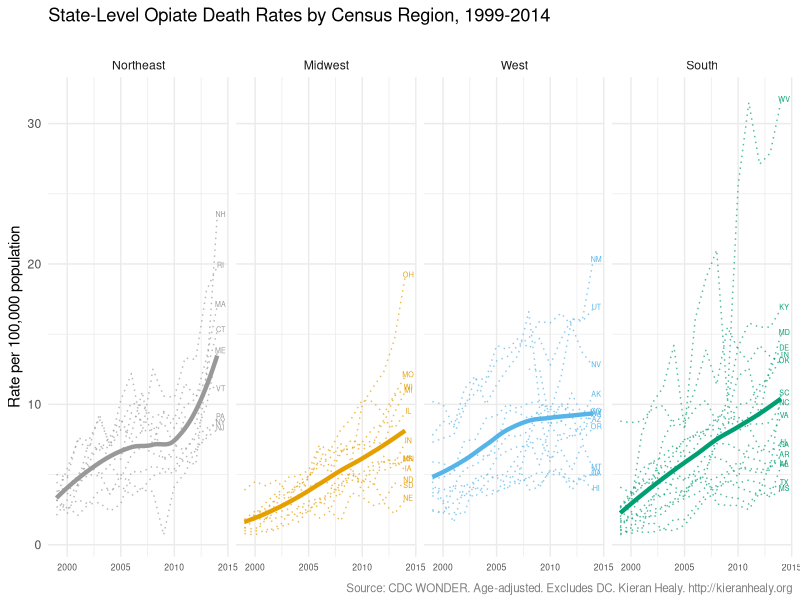
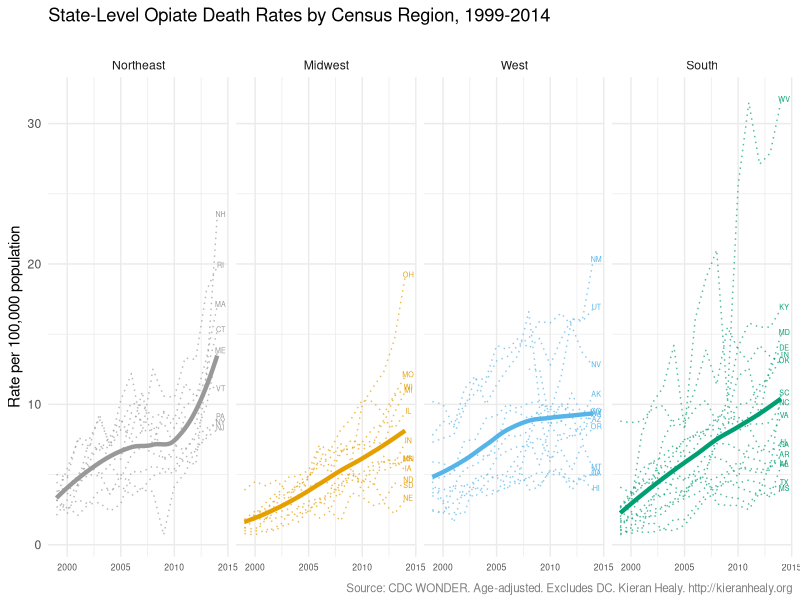

Source code (R) for these figures, in order:
###--------------------------------------------------
### State-level opiate deaths
###--------------------------------------------------


library(ggplot2)
library(scales)
library(dplyr)

### --------------------------------------------------
### Cosmetics
### --------------------------------------------------
makeFootnote <- function(footnoteText=
                         format(Sys.time(), "%d %b %Y"),
                         size= .7, color= grey(.5)) {
   require(grid)
   pushViewport(viewport())
   grid.text(label= footnoteText ,
             x=unit(1,"npc") - unit(2, "mm"),
             y=unit(2, "mm"),
             just=c("right", "bottom"),
             gp=gpar(cex= size, col=color))
   popViewport()
}

credit <- function() {
  return(makeFootnote("\nSource: CDC WONDER. Age-adjusted. Excludes DC. Kieran Healy. http://kieranhealy.org"))
}


my.colors <- function (palette = "cb")
{
    cb.palette <- c("#999999", "#E69F00", "#56B4E9", "#009E73",
        "#F0E442", "#0072B2", "#D55E00", "#CC79A7")
    rcb.palette <- rev(cb.palette)
    bly.palette <- c("#E69F00", "#0072B2", "#999999", "#56B4E9",
        "#009E73", "#F0E442", "#D55E00", "#CC79A7")
    if (palette == "cb")
        return(cb.palette)
    else if (palette == "rcb")
        return(rcb.palette)
    else if (palette == "bly")
        return(bly.palette)
    else stop("Choose cb, rcb, or bly ony.")
}

###--------------------------------------------------
### Data
###--------------------------------------------------

theme_set(theme_minimal())

state.regions <- read.csv("data/states-and-regions.csv")

data <- read.csv("data/opiate-deaths-1999-2014.csv")

ind <- match(data$State, state.regions$State)
data$Region <- state.regions$Region[ind]
data$Region <- factor(data$Region,
                      levels = c("Northeast", "Midwest", "West", "South"),
                      ordered = TRUE)
data$Abbr <- state.regions$State.Abbr[ind]

## Set up regions, get rid of DC
data.reg <- data %>% filter(Abbr != "DC") %>%
    group_by(Region, Year) %>%
    summarize(Deaths = mean(Deaths, na.rm =TRUE),
              Population = mean(Population),
              Crude = mean(Crude, na.rm =TRUE),
              Adjusted = mean(Adjusted, na.rm = TRUE))

## We create a tiny data frame for the regions, consisting of one year
## of "data"
data.lab <- data %>% filter(Year == 2014)

## Then increment the year slightly to create a gap for the labels
data.lab$Year <-  data.lab$Year

pdf(file = "figures/opiate-deaths-state-level-lineplots-by-region-facet.pdf",
    height = 6, width = 13)
p0 <- ggplot(subset(data, Abbr !="DC"),
            aes(x=Year,
                y=Adjusted,
                color = Region,
                fill = Region,
                group = State))

p1 <- p0 + geom_line(alpha = 0.7, lty = 3) +
    geom_text(data=subset(data.lab, Abbr !="DC"),
              aes(x=Year+0.3,
                  y=Adjusted+0.15, # add a little space
                  label=Abbr),
              size = 1.8) +
    geom_smooth(data=data.reg,
                aes(x=Year,
                y=Adjusted,
                color = Region,
                fill = Region,
                group = Region),
                method = "loess",
                se = FALSE,
                lwd = 1.5) +
    facet_grid(~ Region) +
    scale_fill_manual(values = my.colors()) +
    scale_color_manual(values = my.colors()) +
    labs(x = "",
         y = "Rate per 100,000 population") +
    guides(color = FALSE,
           fill = FALSE) +
    theme(axis.text.x = element_text(size=rel(0.7))) +
    ggtitle("State-Level Opiate Death Rates by Census Region, 1999-2014\n")

print(p1)
credit()
dev.off()

png(file="figures/opiate-deaths-us-ts-region.png", height=1600, width=3200,
    res=300, pointsize=11)
print(p1)
credit()
dev.off()
